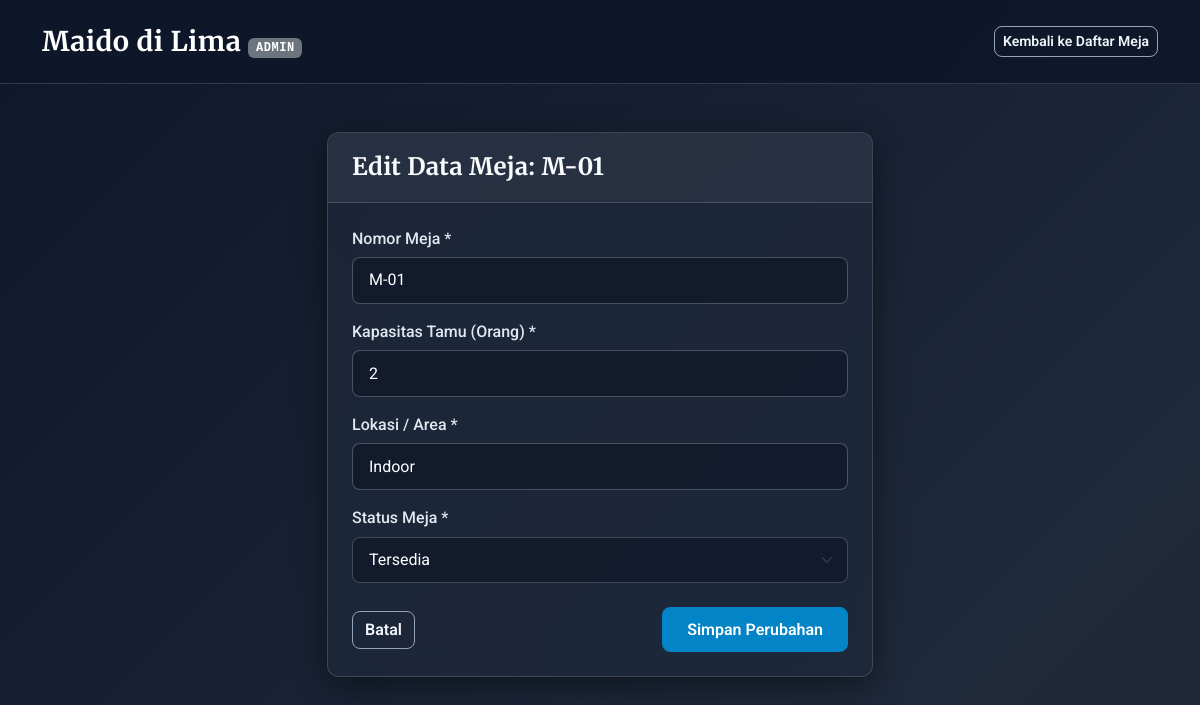
Screenshot of /admin/edit_meja.php?id=1 with the database file from the repository.
### tables this page shows
CREATE TABLE `meja` (
  `id_meja` int(11) NOT NULL,
  `nomor_meja` varchar(10) NOT NULL,
  `kapasitas` int(11) NOT NULL,
  `lokasi` varchar(50) DEFAULT 'Indoor',
  `status` enum('Tersedia','Terisi','Maintenance') DEFAULT 'Tersedia'
);

### admin/edit_meja.php (the view, shortened to what this page needs)
<?php
require_once __DIR__ . '/../config/kuis_db.php';
$idMeja = isset($_GET['id']) ? filter_var($_GET['id'], FILTER_VALIDATE_INT) : 0;
$stmt = $pdo->prepare("SELECT * FROM meja WHERE id_meja = :id");
$stmt->execute([':id' => $idMeja]);
$meja = $stmt->fetch();
?>
<!DOCTYPE html>
<html lang="id">
<head>
    <link href="https://cdn.jsdelivr.net/npm/bootstrap@5.3.2/dist/css/bootstrap.min.css" rel="stylesheet">
    <link href="../assets/css/style.css" rel="stylesheet">
</head>
<body>
    <nav class="navbar navbar-expand-lg navbar-custom sticky-top py-3">
        <div class="container">
            <a class="navbar-brand" href="index.php">Maido di Lima <span class="badge bg-secondary font-monospace" style="font-size: 0.75rem;">ADMIN</span></a>
            <div class="ms-auto">
                <a href="meja.php" class="btn btn-outline-custom btn-sm">Kembali ke Daftar Meja</a>
            </div>
        </div>
    </nav>
    <div class="container py-5">
        <div class="row justify-content-center">
            <div class="col-lg-6">
                <div class="glass-card">
                    <div class="glass-card-header">
                        <h1 class="h4 mb-0 fw-bold">Edit Data Meja: <?= htmlspecialchars($meja['nomor_meja']) ?></h1>
                    </div>
                    <div class="glass-card-body">
                        <form action="edit_meja.php?id=<?= htmlspecialchars($idMeja) ?>" method="POST">
                            <div class="mb-3">
                                <label for="nomor_meja" class="form-label">Nomor Meja *</label>
                                <input type="text" class="form-control" id="nomor_meja" name="nomor_meja" value="<?= htmlspecialchars($meja['nomor_meja']) ?>" required>
                            </div>
                            <div class="mb-3">
                                <label for="kapasitas" class="form-label">Kapasitas Tamu (Orang) *</label>
                                <input type="number" class="form-control" id="kapasitas" name="kapasitas" min="1" max="50" value="<?= htmlspecialchars($meja['kapasitas']) ?>" required>
                            </div>
                            <div class="mb-3">
                                <label for="lokasi" class="form-label">Lokasi / Area *</label>
                                <input type="text" class="form-control" id="lokasi" name="lokasi" value="<?= htmlspecialchars($meja['lokasi']) ?>" required>
                            </div>
                            <div class="mb-4">
                                <label for="status" class="form-label">Status Meja *</label>
                                <select class="form-select" id="status" name="status" required>
                                    <option value="Tersedia" <?= $meja['status'] === 'Tersedia' ? 'selected' : '' ?>>Tersedia</option>
                                </select>
                            </div>
                            <div class="d-flex justify-content-between align-items-center">
                                <a href="meja.php" class="btn btn-outline-custom">Batal</a>
                                <button type="submit" class="btn btn-primary-custom px-4">Simpan Perubahan</button>
                            </div>
                        </form>
                    </div>
                </div>
            </div>
        </div>
    </div>
</body>
</html>

### assets/css/style.css (style rules this page uses)
:root { --font-heading: 'Merriweather', Georgia, serif; --font-body: 'Roboto', -apple-system, BlinkMacSystemFont, "Segoe UI", sans-serif; --color-dark-base: #0f172a; --color-accent: #38bdf8; --color-accent-hover: #0284c7; --glass-bg: rgba(15, 23, 42, 0.85); --glass-border: rgba(255, 255, 255, 0.15); --glass-card: rgba(30, 41, 59, 0.8); }
body { margin: 0; padding: 0; min-height: 100vh; font-family: var(--font-body); color: #f8fafc; background: linear-gradient(135deg, #0f172a, #1e293b, #262626, #1e1b4b, #0f172a, #172554); background-size: 400% 400%; animation: multiDirGradient 18s ease infinite; background-attachment: fixed; }
h1, h2, h3, h4, h5, h6, .brand-title, .section-heading, .card-header-title { font-family: var(--font-heading); letter-spacing: 0.3px; color: #ffffff; }
p, span, label, input, select, textarea, button, table, .btn, .nav-link, .badge { font-family: var(--font-body); }
.navbar-custom { background: rgba(15, 23, 42, 0.92); backdrop-filter: blur(12px); -webkit-backdrop-filter: blur(12px); border-bottom: 1px solid var(--glass-border); }
.navbar-custom .navbar-brand { font-family: var(--font-heading); font-size: 1.7rem; font-weight: 700; color: #ffffff; letter-spacing: 0.5px; }
.glass-card { background: var(--glass-card); backdrop-filter: blur(16px); -webkit-backdrop-filter: blur(16px); border: 1px solid var(--glass-border); border-radius: 12px; box-shadow: 0 8px 32px 0 rgba(0, 0, 0, 0.45); color: #f8fafc; }
.glass-card-header { background: rgba(255, 255, 255, 0.05); border-bottom: 1px solid var(--glass-border); padding: 1.25rem 1.5rem; border-top-left-radius: 12px; border-top-right-radius: 12px; }
.glass-card-body { padding: 1.5rem; }
.form-control, .form-select { background-color: rgba(15, 23, 42, 0.75); border: 1px solid rgba(255, 255, 255, 0.2); color: #ffffff; border-radius: 8px; padding: 0.65rem 1rem; transition: all 0.2s ease; }
.form-control::placeholder { color: #94a3b8; }
.form-label { color: #e2e8f0; font-weight: 500; margin-bottom: 0.4rem; }
.form-select option { background-color: #0f172a; color: #ffffff; }
.btn-primary-custom { background-color: #0284c7; border-color: #0284c7; color: #ffffff; font-weight: 600; border-radius: 8px; padding: 0.6rem 1.5rem; transition: all 0.2s ease; }
.btn-outline-custom { background-color: transparent; border: 1px solid #94a3b8; color: #f1f5f9; font-weight: 600; border-radius: 8px; transition: all 0.2s ease; }

### rows the page displays
meja: nomor_meja "M-01", kapasitas "2", lokasi "Indoor", status "Tersedia"
